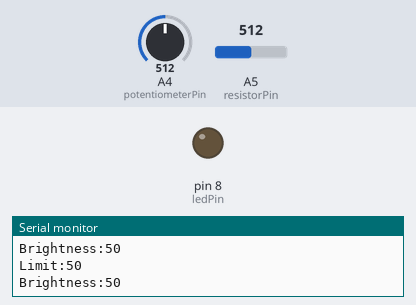
Simulated run of this sketch. Board: Arduino Uno, built with avr-gcc and run on an emulated ATmega328P. On the bench: output pins drawn as LEDs (lit = HIGH), the last lines printed to the serial monitor. The test bench sets the inputs (shaded band); at power-on: A4 (potentiometerPin) = 512, A5 (resistorPin) = 512.

Above: at 1.2 s.
1.3 s: A4 (potentiometerPin) set to 528
At 1.9 s:
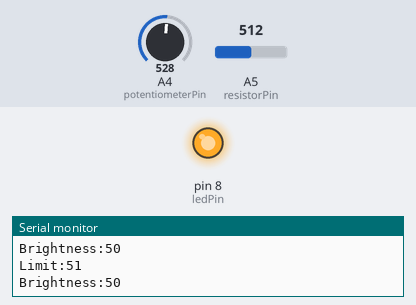
3.0 s: A4 (potentiometerPin) set to 511
At 4.2 s:
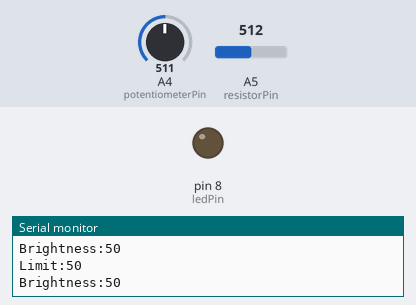
4.5 s: A4 (potentiometerPin) set to 716
At 5.6 s:
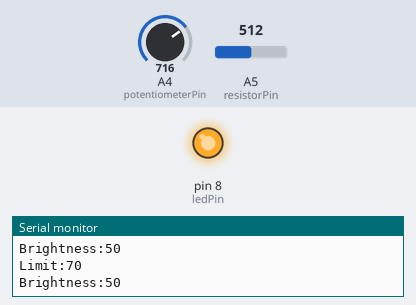
Timing chart, 0 to 7.5 s (numbered marks = the images above; inputs shaded):
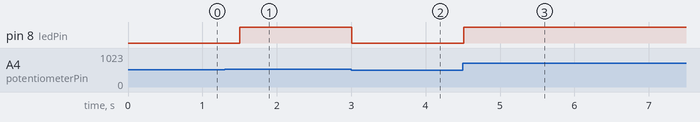

The sketch:

Photoresistor.ino
```cpp
const int resistorPin = A5;
const int potentiometerPin = A4;
const int ledPin = 8;

int brightness = 0;
int limit = 0;

String stringBright;
String stringLimit;

void setup() {
    Serial.begin(115200);
    pinMode(ledPin, OUTPUT);
    pinMode(resistorPin, INPUT);
    pinMode(potentiometerPin, INPUT);
}

void loop() {
    limit = map(analogRead(potentiometerPin), 0, 1020, 0, 100);
    brightness = map(analogRead(resistorPin), 0, 1020, 0, 100);;
    stringLimit = "Limit:" + String(limit);
    stringBright = "Brightness:" + String(brightness);
    Serial.println(stringLimit);
    Serial.println(stringBright);

    if (brightness < limit) {
        digitalWrite(ledPin, HIGH);
    }
    else {
        digitalWrite(ledPin, LOW);
    }

    delay(300);
}
```

Measured:
- the behaviour switches between 520 and 521 on A4 (potentiometerPin) (found by bisection; images 0 and 1)
- after the input at 1.3 s, pin 8 (ledPin): LOW → HIGH after 0.21 s
- after the input at 3.0 s, pin 8 (ledPin): HIGH → LOW at once
- after the input at 4.5 s, pin 8 (ledPin): LOW → HIGH at once
